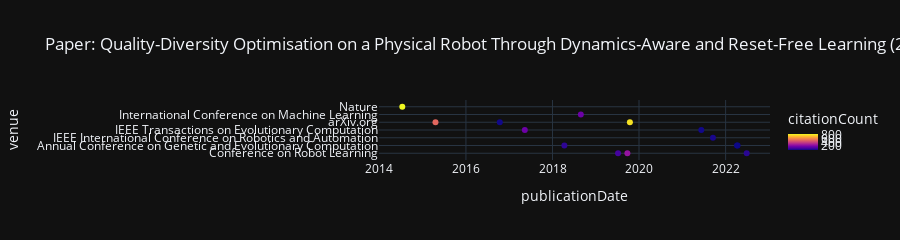

Notebook code cell kept with this figure:
### Code cell
paper = s2.get_paper_from_id(paper_id=paper_id)
df_references = s2.get_references_df(paper.references)
title = f"Paper: {paper.title} ({paper.year})"
fig = s2.plot_references_timeline(df_references, title=title)
fig.show()

### Figure 1 — Plotly figure (JSON) as saved in the notebook; plotly's stock layout.template omitted (floating-point values rounded to 4 significant figures)
{"data": [{"customdata": [["DayDreamer: World Models for Physical Robot Learning", 73, 49], ["Hierarchical quality-diversity for online damage recovery", 55, 5], ["Learning to walk autonomously via reset-free quality-diversity", 40, 4], ["Dynamics-Aware Quality-Diversity for Efficient Learning of Skill Repertoires", 59, 24], ["Unsupervised Behavior Discovery With Quality-Diversity Optimization", 51, 12], ["Solving Rubik's Cube with a Robot Hand", 127, 786], ["Deep Dynamics Models for Learning Dexterous Manipulation", 40, 263], ["Data Efficient Reinforcement Learning for Legged Robots", 32, 92], ["SOLAR: Deep Structured Representations for Model-Based Reinforcement Learning", 58, 174], ["Discovering the elite hypervolume by leveraging interspecies correlation", 51, 57], ["Quality and Diversity Optimization: A Unifying Modular Framework", 51, 178], ["Reset-free Trial-and-Error Learning for Data-Efficient Robot Damage Recovery", 45, 11], ["Illuminating search spaces by mapping elites", 61, 507], ["Robots that can adapt like animals", 108, 830]], "hovertemplate": "publicationDate=%{x}<br>venue=%{y}<br>title=%{customdata[0]}<br>referenceCount=%{customdata[1]}<br>citationCount=%{marker.color}<extra></extra>", "legendgroup": "", "marker": {"color": [49, 5, 4, 24, 12, 786, 263, 92, 174, 57, 178, 11, 507, 830], "coloraxis": "coloraxis", "symbol": "circle"}, "mode": "markers", "name": "", "orientation": "v", "showlegend": false, "type": "scatter", "x": ["2022-06-28", "2022-04-12", "2022-04-07", "2021-09-16", "2021-06-10", "2019-10-16", "2019-09-25", "2019-07-08", "2018-08-28", "2018-04-11", "2017-05-12", "2016-10-13", "2015-04-19", "2014-07-13"], "xaxis": "x", "y": ["Conference on Robot Learning", "Annual Conference on Genetic and Evolutionary Computation", "Annual Conference on Genetic and Evolutionary Computation", "IEEE International Conference on Robotics and Automation", "IEEE Transactions on Evolutionary Computation", "arXiv.org", "Conference on Robot Learning", "Conference on Robot Learning", "International Conference on Machine Learning", "Annual Conference on Genetic and Evolutionary Computation", "IEEE Transactions on Evolutionary Computation", "arXiv.org", "arXiv.org", "Nature"], "yaxis": "y"}], "layout": {"coloraxis": {"colorbar": {"title": {"text": "citationCount"}}, "colorscale": [[0, "#0d0887"], [0.1111, "#46039f"], [0.2222, "#7201a8"], [0.3333, "#9c179e"], [0.4444, "#bd3786"], [0.5556, "#d8576b"], [0.6667, "#ed7953"], [0.7778, "#fb9f3a"], [0.8889, "#fdca26"], [1, "#f0f921"]]}, "height": 175, "legend": {"tracegroupgap": 0}, "title": {"text": "Paper: Quality-Diversity Optimisation on a Physical Robot Through Dynamics-Aware and Reset-Free Learning (2023)"}, "xaxis": {"anchor": "y", "domain": [0, 1], "title": {"text": "publicationDate"}}, "yaxis": {"anchor": "x", "domain": [0, 1], "dtick": 1, "showgrid": true, "title": {"text": "venue"}, "type": "category"}}}
